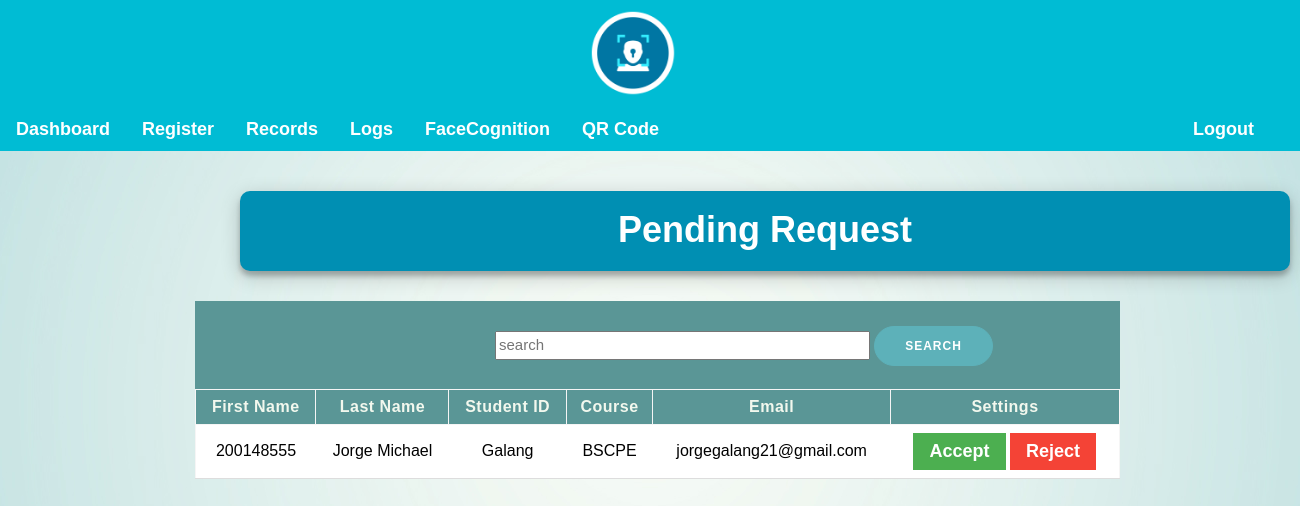
The app's page /Request.php, older data.
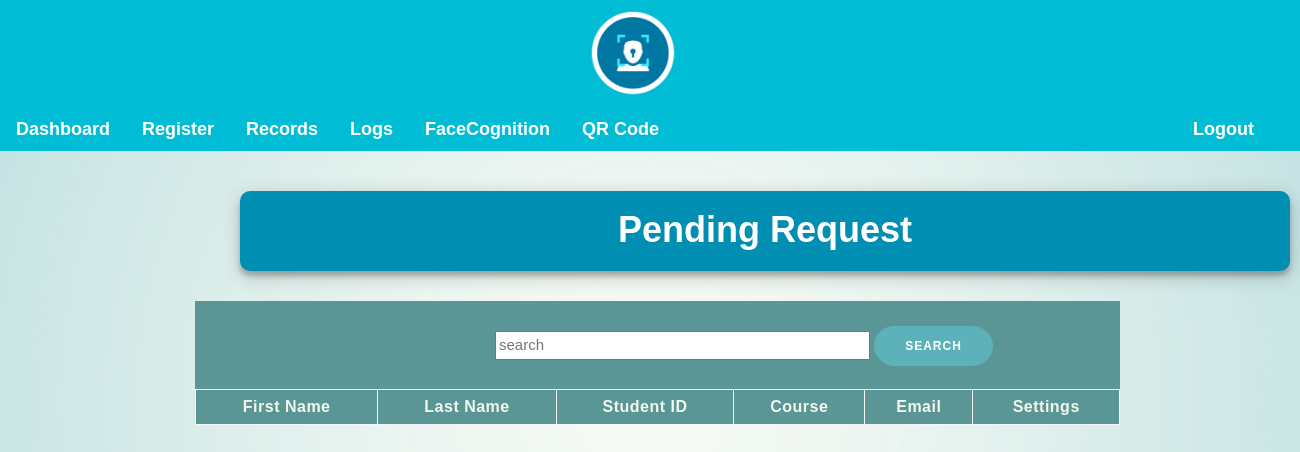
The same page, newer data.
### tables this page shows
CREATE TABLE `pending_users` (
  `id` int(3) NOT NULL COMMENT 'System ID#',
  `ru_firstname` char(32) DEFAULT NULL,
  `ru_lastname` char(32) DEFAULT NULL,
  `ru_studentid` int(16) DEFAULT NULL,
  `ru_course` varchar(16) DEFAULT NULL,
  `ru_email` varchar(32) DEFAULT NULL
);

### request.php (the view, shortened to what this page needs)
<?php
include 'config.php';
$sel = "SELECT * FROM `pending_users` ";
$query = $conn->query($sel);
?>
<!DOCTYPE HTML">
<html>
<head>
   <link rel=" stylesheet" type="text/css" href="css/design.css">
   <link rel="stylesheet" type="text/css" href="css/w3.css">
   <link rel="stylesheet" href="css/searchbar.css">
   <link rel="stylesheet" href="css/search.css">
   <link rel="stylesheet" href="css/searchbar.css">
   <link rel="stylesheet" href="css/search.css">
<body>
   <div class="w3-bar w3-cyan">
      <center>
         <div class=" image">
            <img src="images/logo.png" width="110" height="110">
         </div>
      </center><a href=" Dashboard.php" class="w3-bar-item w3-text-white w3-button w3-hover-white">Dashboard</a>
      <a href=" Register.php" class="w3-bar-item w3-text-white w3-button w3-hover-white">Register</a>
      <div class="w3-dropdown-hover">
         <a class="w3-bar-item w3-text-white w3-button w3-hover-white">Records</a>
      </div>
      <div class="w3-dropdown-hover">
         <a href=" Dashboard.php" class="w3-bar-item w3-text-white w3-button w3-hover-white">Logs</a>
      </div>
      <div class="w3-dropdown-hover">
         <a href="" class="w3-bar-item w3-text-white w3-button w3-hover-white">FaceCognition</a>
      </div>
      <div class="w3-dropdown-hover">
         <a href="" class="w3-bar-item w3-text-white w3-button w3-hover-white">QR Code </a>
      </div>
      <div class="logout">
         <form action="Logout.php" method="post">
            <a href=" Logout.php" class="w3-bar-item w3-text-white w3-button w3-hover-white">Logout</a>
         </form>
      </div>
   </div>
   <div class="fade-in-image">
      <div class="title-container" id="title-page">
         <h1>Pending Request</h1>
      </div>
      <div class="table-container">
         <table id="example-table" class=" table ">
            <thead>
               <tr>
                  <th>First Name</th>
                  <th>Last Name </th>
                  <th>Student ID</th>
                  <th>Course</th>
                  <th>Email</th>
                  <th>Settings </th>
               </tr>
            <tbody>
               <div class="search-container bg-info">
                  <form action=" search_req.php" method="post" class="search-bar">
                     <input type=" text" placeholder="search" name="search">
                     <button name="submit"> SEARCH </button>
                  </form>
                  <br>
               </div>
               <?php
               $num = mysqli_num_rows($query);
               if ($num > 0) {
                  while ($result = $query->fetch_assoc()) {
                     echo "
          <tr>
          <td>" . $result['ru_studentid'] . " </td>
          <td>" . $result['ru_firstname'] . " </td>
          <td>" . $result['ru_lastname'] . " </td>
          <td>" . $result['ru_course'] . " </td>
          <td>" . $result['ru_email'] . " </td>
          <td>
          <a href='accept.php?id=" . $result['id'] . "' class='w3-button  w3-green' > Accept </a>
          <a href='request.php?id=" . $result['id'] . "' class='w3-button w3-red'> Reject </a>
          </td>
          </tr>
        ";
                  }
               }
               ?>
            </tbody>
            </thead>
         </table>
</body>
</head>
</html>

Row changes from the older to the newer data that the page shows:
removed pending_users: ru_studentid "200148555", ru_firstname "Jorge Michael", ru_lastname "Galang", ru_course "BSCPE", ru_email "jorgegalang21@gmail.com"
